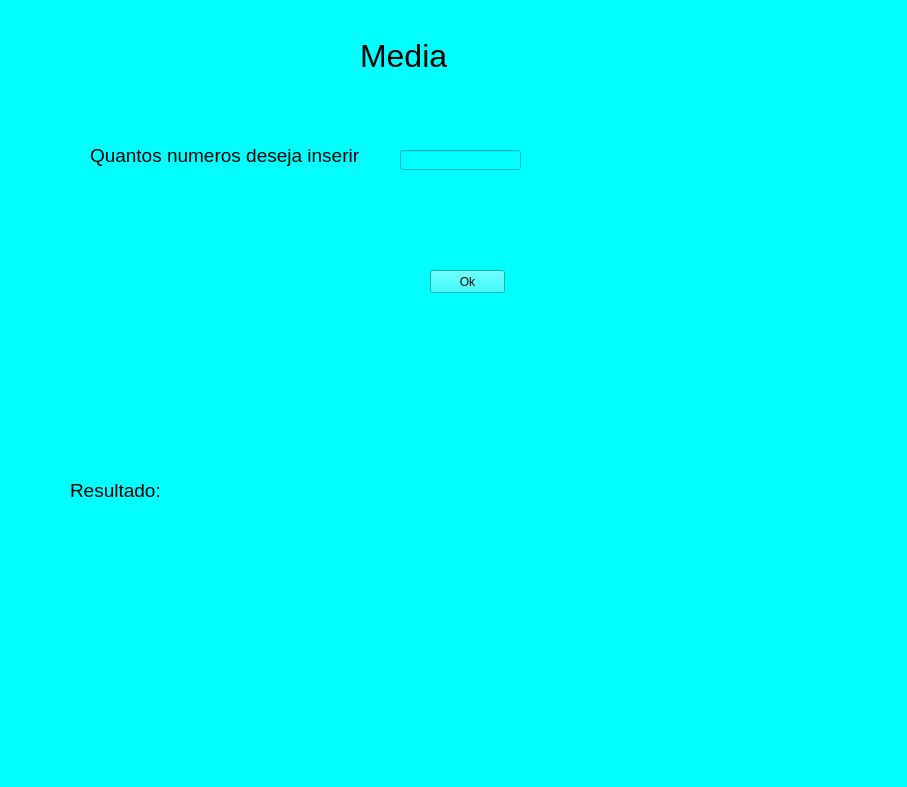
<?xml version="1.0" encoding="UTF-8"?>
<ui version="4.0">
 <class>MainWindow</class>
 <widget class="QMainWindow" name="MainWindow">
  <property name="geometry">
   <rect>
    <x>0</x>
    <y>0</y>
    <width>907</width>
    <height>787</height>
   </rect>
  </property>
  <property name="font">
   <font>
    <weight>50</weight>
    <italic>false</italic>
    <bold>false</bold>
    <underline>false</underline>
    <strikeout>false</strikeout>
    <kerning>true</kerning>
   </font>
  </property>
  <property name="mouseTracking">
   <bool>false</bool>
  </property>
  <property name="windowTitle">
   <string>MainWindow</string>
  </property>
  <property name="layoutDirection">
   <enum>Qt::LeftToRight</enum>
  </property>
  <property name="autoFillBackground">
   <bool>false</bool>
  </property>
  <property name="styleSheet">
   <string notr="true">background-color: cyan;</string>
  </property>
  <widget class="QWidget" name="centralwidget">
   <widget class="QLabel" name="titulo">
    <property name="geometry">
     <rect>
      <x>360</x>
      <y>40</y>
      <width>261</width>
      <height>31</height>
     </rect>
    </property>
    <property name="font">
     <font>
      <family>Arial</family>
      <pointsize>24</pointsize>
     </font>
    </property>
    <property name="text">
     <string>Media</string>
    </property>
   </widget>
   <widget class="QLabel" name="label_2">
    <property name="geometry">
     <rect>
      <x>90</x>
      <y>140</y>
      <width>301</width>
      <height>31</height>
     </rect>
    </property>
    <property name="font">
     <font>
      <family>Arial</family>
      <pointsize>14</pointsize>
     </font>
    </property>
    <property name="text">
     <string>Quantos numeros deseja inserir</string>
    </property>
   </widget>
   <widget class="QLabel" name="resultado">
    <property name="geometry">
     <rect>
      <x>70</x>
      <y>380</y>
      <width>741</width>
      <height>221</height>
     </rect>
    </property>
    <property name="font">
     <font>
      <family>Arial</family>
      <pointsize>14</pointsize>
     </font>
    </property>
    <property name="text">
     <string>Resultado:</string>
    </property>
   </widget>
   <widget class="QPushButton" name="botao">
    <property name="geometry">
     <rect>
      <x>430</x>
      <y>270</y>
      <width>75</width>
      <height>23</height>
     </rect>
    </property>
    <property name="text">
     <string>Ok</string>
    </property>
   </widget>
   <widget class="QLineEdit" name="input">
    <property name="geometry">
     <rect>
      <x>400</x>
      <y>150</y>
      <width>121</width>
      <height>20</height>
     </rect>
    </property>
   </widget>
  </widget>
  <widget class="QMenuBar" name="menubar">
   <property name="geometry">
    <rect>
     <x>0</x>
     <y>0</y>
     <width>907</width>
     <height>21</height>
    </rect>
   </property>
  </widget>
  <widget class="QStatusBar" name="statusbar"/>
 </widget>
 <resources/>
 <connections/>
</ui>
